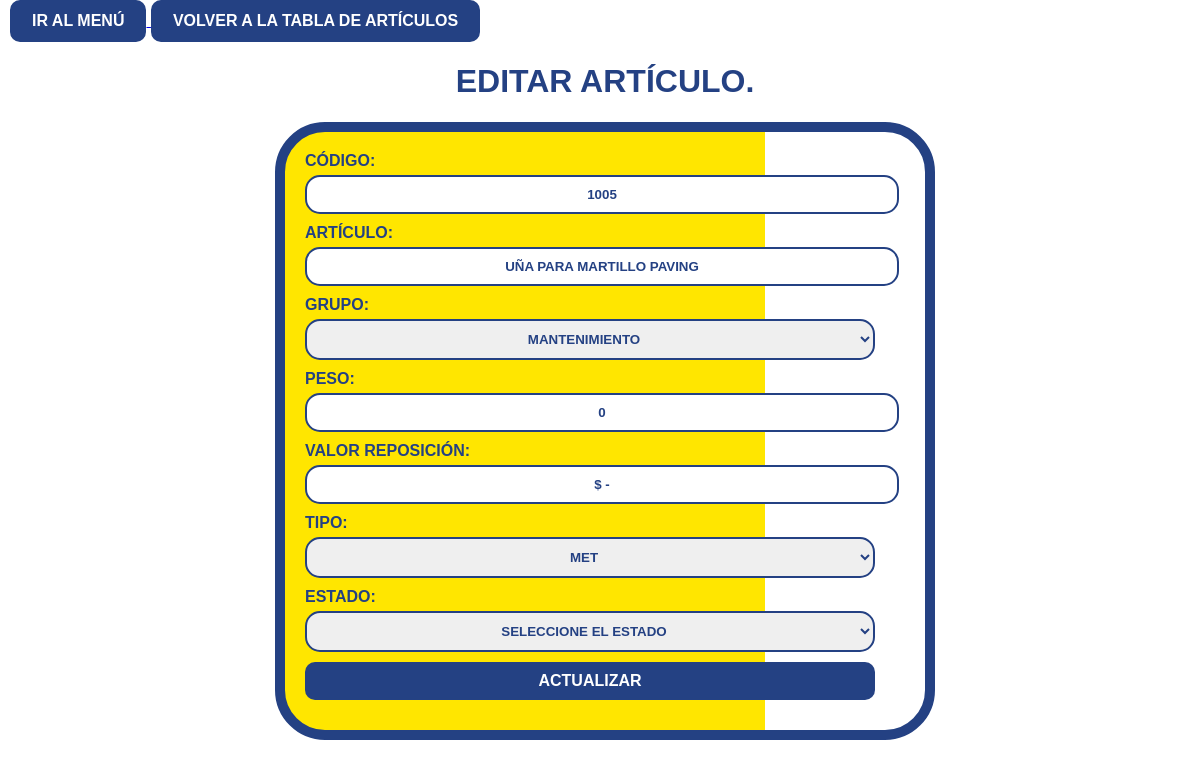
/productividad/articulos/editarArticulo.php?id=231 (signed in), run on the app's committed database.
### tables this page shows
CREATE TABLE `articulos` (
  `id` int(10) NOT NULL,
  `codigo` varchar(10) NOT NULL,
  `articulo` varchar(200) NOT NULL,
  `grupo` varchar(20) NOT NULL,
  `peso` int(5) NOT NULL,
  `valorRepo` varchar(20) NOT NULL,
  `codAlterno` int(15) NOT NULL,
  `tipo` varchar(20) NOT NULL,
  `estado` varchar(15) NOT NULL
);

### productividad/articulos/editarArticulo.php (the view, shortened to what this page needs)
<?php
$server = "localhost";
$user = "root";
$pass = "";
$db = "datosgenerales";
$conn = new mysqli($server, $user, $pass, $db);
if (isset($_GET['id'])) {
    $idArticulo = $_GET['id'];
    $consulta = "SELECT * FROM articulos WHERE id = '$idArticulo'";
    $resultado = $conn->query($consulta);
    if ($resultado->num_rows > 0) {
        $articulo = $resultado->fetch_assoc();
    } else {
        echo "NO SE ENCONTRÓ EL ARTÍCULO.";
        exit();
    }
} else {
    header("Location: tablaArticulos.php");
    exit();
}
$consultaGrupos = "SELECT nombre FROM grupos";
$resultadoGrupos = $conn->query($consultaGrupos);
$consultaTipos = "SELECT nombre FROM tipos";
$resultadoTipos = $conn->query($consultaTipos);
?>
<!DOCTYPE html>
<html lang="es">
<head>
    <link rel="stylesheet" type="text/css" href="articulos.css">
</head>
<body>
<a href="/productividad/menu.php">
 <button>
     IR AL MENÚ
 </button>
</a>
<a href="tablaArticulos.php">
 <button type="button">VOLVER A LA TABLA DE ARTÍCULOS</button>
</a>
<h1>EDITAR ARTÍCULO.</h1>
<form id="updateForm" method="post" action="<?php echo htmlspecialchars($_SERVER["PHP_SELF"] . "?id=" . $idArticulo); ?>">
 <label for="codigo" class="front-label">CÓDIGO:</label>
 <input type="text" id="codigo" name="codigo" value="<?php echo $articulo['codigo']; ?>" required>
 <label for="articulo" class="front-label">ARTÍCULO:</label>
 <input type="text" id="articulo" name="articulo" value="<?php echo $articulo['articulo']; ?>" required>
 <label for="grupo" class="front-label">GRUPO:</label>
 <select name="grupo" id="grupo" required>
 <?php
 if ($resultadoGrupos->num_rows > 0) {
    while ($filaGrupo = $resultadoGrupos->fetch_assoc()) {
        $grupoSeleccionado = ($filaGrupo['nombre'] == $articulo['grupo']) ? 'selected' : '';
        echo "<option value='" . $filaGrupo['nombre'] . "' $grupoSeleccionado>" . $filaGrupo['nombre'] . "</option>";
    }
 }
 ?>
 </select>
 <label for="peso" class="front-label">PESO:</label>
 <input type="decimal" id="peso" name="peso" value="<?php echo $articulo['peso']; ?>" required>
 <label for="valorRepo" class="front-label">VALOR REPOSICIÓN:</label>
 <input type="text" id="valorRepo" name="valorRepo" value="<?php echo $articulo['valorRepo']; ?>" required>
 <label for="tipo" class="front-label">TIPO:</label>
 <select name="tipo" id="tipo" required>
 <?php
 if ($resultadoTipos->num_rows > 0) {
    while ($filaTipo = $resultadoTipos->fetch_assoc()) {
        $tipoSeleccionado = ($filaTipo['nombre'] == $articulo['tipo']) ? 'selected' : '';
        echo "<option value='" . $filaTipo['nombre'] . "' $tipoSeleccionado>" . $filaTipo['nombre'] . "</option>";
    }
 }
 ?>
 </select>
 <label for="estado" class="front-label">ESTADO:</label>
        <select id="estado" name="estado" value="<?php echo $articulo['estado']; ?>" required>
            <option value="">SELECCIONE EL ESTADO</option>
        </select>
    <input type="submit" value="ACTUALIZAR" onclick="return confirmUpdate()">
</form>
</body>
</html>

### productividad/articulos/articulos.css (style rules this page uses)
body { background-color: #FFFFFF; color: #000000; font-family: Arial, sans-serif; margin: 0; margin-left: 10px; }
h1, h2 { text-align: center; color: #244183; font-weight: bold; margin-left: 0; }
form { max-width: 600px; margin: 20px auto; padding: 20px; border: 10px solid #244183; border-radius: 50px; position: relative; background: linear-gradient(to right, #ffe600, #ffe600 75%, transparent 50%); overflow: hidden; }
form::before { content: ''; position: absolute; top: 0; bottom: 0; left: 50%; border-left: 20px solid #244183; transform: translateX(-50%); z-index: -1; background-color: transparent; border-left: none; width: 75%; }
label.front-label, select.front-select { text-align: center; color: #244183; font-weight: bold; }
input, select { font-weight: bold; color: #244183; display: block; margin-bottom: 10px; text-align: center; position: relative; z-index: 2; width: 95%; padding: 10px; margin-top: 5px; border: 2px solid #244183; border-radius: 15px; }
input::placeholder { color: #244183; }
input[type="submit"] { cursor: pointer; background-color: #244183; color: #FFFFFF; padding: 10px 20px; border: none; border-radius: 10px; font-size: 16px; font-weight: bold; transition: background-color 0.3s ease; }
button, input[type="file"] { background-color: #244183; color: #FFFFFF; padding: 10px 20px; border: 2px solid #244183; border-radius: 10px; font-size: 16px; font-weight: bold; transition: background-color 0.3s ease; cursor: pointer; display: inline-block; }

### data on the page
articulos: codigo "1005", articulo "UÑA PARA MARTILLO PAVING", peso "0", valorRepo "$ -"

### other printed values
form field grupo "MANTENIMIENTO"
form field tipo "MET"
